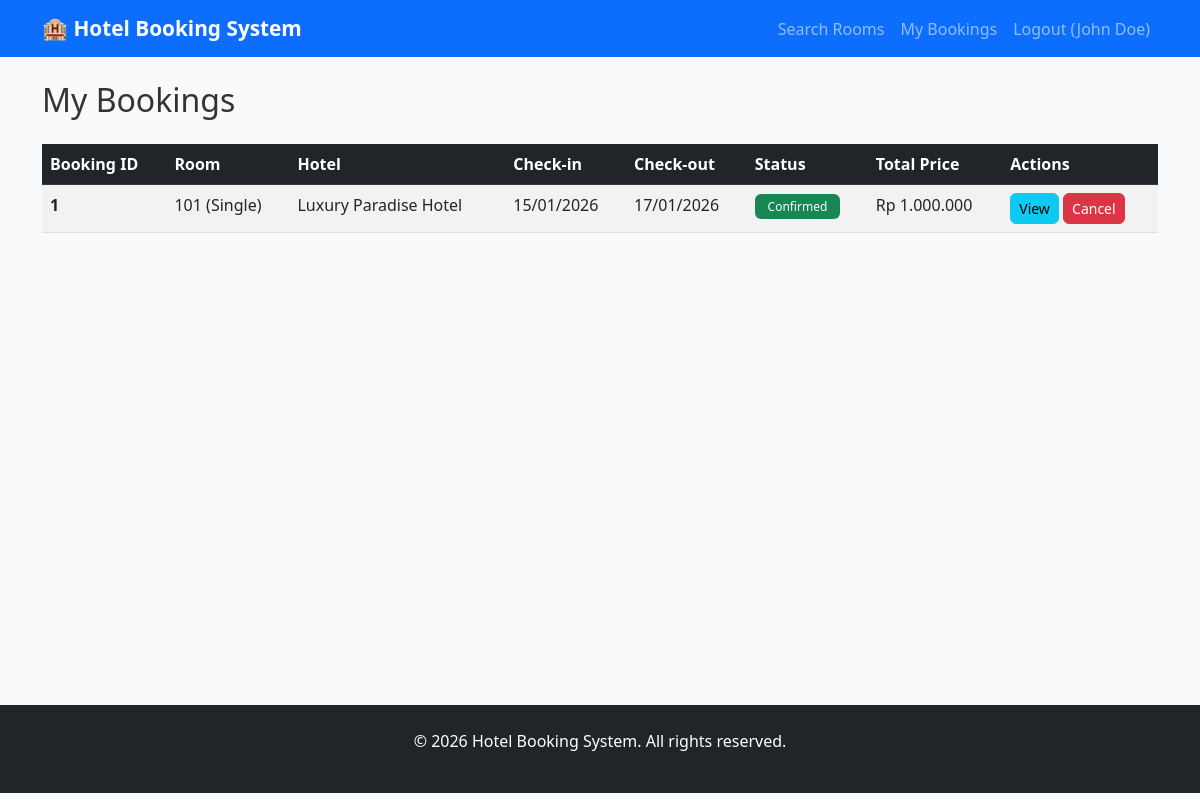
Page /pages/guest/my_bookings.php (signed in) on the committed database.
### tables this page shows
CREATE TABLE IF NOT EXISTS Bookings (
    booking_id INT AUTO_INCREMENT PRIMARY KEY,
    user_id INT NOT NULL,
    room_id INT NOT NULL,
    check_in_date DATE NOT NULL,
    check_out_date DATE NOT NULL,
    num_guests INT NOT NULL CHECK (num_guests > 0),
    booking_status ENUM('pending', 'confirmed', 'cancelled', 'completed') NOT NULL DEFAULT 'pending',
    total_price DECIMAL(10,2) NOT NULL CHECK (total_price >= 0),
    booking_date DATETIME DEFAULT CURRENT_TIMESTAMP,
    special_requests TEXT,
    FOREIGN KEY (user_id) REFERENCES Users(user_id) ON DELETE CASCADE,
    FOREIGN KEY (room_id) REFERENCES Rooms(room_id) ON DELETE CASCADE,
    INDEX idx_user_id (user_id),
    INDEX idx_room_id (room_id),
    INDEX idx_booking_status (booking_status),
    INDEX idx_check_in_date (check_in_date),
    INDEX idx_booking_date (booking_date)
);

CREATE TABLE IF NOT EXISTS Rooms (
    room_id INT AUTO_INCREMENT PRIMARY KEY,
    hotel_id INT NOT NULL,
    room_number VARCHAR(10) NOT NULL,
    room_type ENUM('single', 'double', 'suite') NOT NULL,
    capacity INT NOT NULL CHECK (capacity > 0),
    price_per_night DECIMAL(10,2) NOT NULL CHECK (price_per_night > 0),
    amenities TEXT,
    is_available BOOLEAN DEFAULT TRUE,
    floor_number INT,
    FOREIGN KEY (hotel_id) REFERENCES Hotels(hotel_id) ON DELETE CASCADE,
    UNIQUE KEY unique_room_per_hotel (hotel_id, room_number),
    INDEX idx_room_type (room_type),
    INDEX idx_availability (is_available)
);

CREATE TABLE IF NOT EXISTS Hotels (
    hotel_id INT AUTO_INCREMENT PRIMARY KEY,
    hotel_name VARCHAR(150) NOT NULL,
    location VARCHAR(200) NOT NULL,
    city VARCHAR(100) NOT NULL,
    phone VARCHAR(20),
    email VARCHAR(100),
    rating DECIMAL(2,1) DEFAULT 0,
    total_rooms INT,
    description TEXT,
    INDEX idx_city (city)
);

### classes/Database.php (called while the page is built, shortened)
<?php
class Database {
    private $conn;
    private $host;
    private $user;
    private $pass;
    private $db;
    public function __construct($host, $user, $pass, $db) {
        $this->host = $host;
        $this->user = $user;
        $this->pass = $pass;
        $this->db = $db;
    }
    private function connect() {
        try {
            $this->conn = new mysqli($this->host, $this->user, $this->pass, $this->db);
            $this->conn->set_charset("utf8mb4");
        } catch (Exception $e) {
            error_log("Database connection error: " . $e->getMessage());
            die("Database connection failed. Please try again later.");
        }
    }
    public function prepare($sql) {
        return $this->conn->prepare($sql);
    }
}
?>

### classes/Booking.php (called while the page is built, shortened)
<?php
require_once __DIR__ . '/../config/database.php';
class Booking {
    private $db;
    private $table = 'Bookings';
    public function __construct($database) {
        $this->db = $database;
    }
    public function getBookingsByUserId($userId) {
        try {
            $stmt = $this->db->prepare("SELECT b.*, r.room_number, r.room_type, h.hotel_name
                                        FROM {$this->table} b
                                        JOIN Rooms r ON b.room_id = r.room_id
                                        JOIN Hotels h ON r.hotel_id = h.hotel_id
                                        WHERE b.user_id = ?
                                        ORDER BY b.booking_date DESC");
            $stmt->bind_param("i", $userId);
            $stmt->execute();
            return $stmt->get_result()->fetch_all(MYSQLI_ASSOC);
        } catch (Exception $e) {
            error_log("Get user bookings error: " . $e->getMessage());
            return array();
        }
    }
}
?>

### includes/functions.php (called while the page is built, shortened)
<?php
require_once __DIR__ . '/../config/database.php';
function formatCurrency($amount) {
    return 'Rp ' . number_format($amount, 0, ',', '.');
}
function formatDate($date) {
    return date('d/m/Y', strtotime($date));
}
?>

### pages/guest/my_bookings.php (the view, shortened to what this page needs)
<?php
require_once __DIR__ . '/../../config/database.php';
require_once __DIR__ . '/../../includes/functions.php';
require_once __DIR__ . '/../../classes/Database.php';
require_once __DIR__ . '/../../classes/Booking.php';
$database = new Database(DB_HOST, DB_USER, DB_PASS, DB_NAME);
$bookingObj = new Booking($database);
$bookings = $bookingObj->getBookingsByUserId($_SESSION['user_id']);
include __DIR__ . '/../../includes/header.php';
?>
<h2 class="mb-4">My Bookings</h2>
<?php if (count($bookings) > 0): ?>
    <div class="table-responsive">
        <table class="table table-striped table-hover">
            <thead class="table-dark">
                <tr>
                    <th>Booking ID</th>
                    <th>Room</th>
                    <th>Hotel</th>
                    <th>Check-in</th>
                    <th>Check-out</th>
                    <th>Status</th>
                    <th>Total Price</th>
                    <th>Actions</th>
                </tr>
            </thead>
            <tbody>
                <?php foreach ($bookings as $booking): ?>
                    <tr>
                        <td><strong><?php echo $booking['booking_id']; ?></strong></td>
                        <td><?php echo $booking['room_number']; ?> (<?php echo ucfirst($booking['room_type']); ?>)</td>
                        <td><?php echo $booking['hotel_name']; ?></td>
                        <td><?php echo formatDate($booking['check_in_date']); ?></td>
                        <td><?php echo formatDate($booking['check_out_date']); ?></td>
                        <td>
                            <?php
                            $statusColor = 'secondary';
                            if ($booking['booking_status'] === 'confirmed') $statusColor = 'success';
                            elseif ($booking['booking_status'] === 'pending') $statusColor = 'warning';
                            elseif ($booking['booking_status'] === 'cancelled') $statusColor = 'danger';
                            elseif ($booking['booking_status'] === 'completed') $statusColor = 'info';
                            ?>
                            <span class="badge bg-<?php echo $statusColor; ?>"><?php echo ucfirst($booking['booking_status']); ?></span>
                        </td>
                        <td><?php echo formatCurrency($booking['total_price']); ?></td>
                        <td>
                            <a href="<?php echo SITE_URL; ?>pages/guest/confirmation.php?booking_id=<?php echo $booking['booking_id']; ?>" class="btn btn-sm btn-info">View</a>
                            <?php if ($booking['booking_status'] === 'pending' || $booking['booking_status'] === 'confirmed'): ?>
                                <form method="POST" action="" style="display:inline;">
                                    <button type="submit" class="btn btn-sm btn-danger" onclick="return confirm('Are you sure?')">Cancel</button>
                                </form>
                            <?php endif; ?>
                        </td>
                    </tr>
                <?php endforeach; ?>
            </tbody>
        </table>
    </div>
<?php else: ?>
    <div class="alert alert-info">
        <strong>No bookings yet.</strong> <a href="<?php echo SITE_URL; ?>pages/guest/search_rooms.php">Start by searching for rooms</a>
    </div>
<?php endif; ?>
<?php include __DIR__ . '/../../includes/footer.php'; ?>

### assets/css/style.css (style rules this page uses)
:root { --primary-color: #0d6efd; --success-color: #198754; --danger-color: #dc3545; --warning-color: #ffc107; --info-color: #0dcaf0; }
* { margin: 0; padding: 0; box-sizing: border-box; }
body { font-family: 'Segoe UI', Tahoma, Geneva, Verdana, sans-serif; background-color: #f8f9fa; color: #333; }
.btn { border-radius: 0.375rem; font-weight: 500; transition: all 0.3s ease; }
.table { background-color: white; border-radius: 0.375rem; }
.table thead { background-color: #333; color: white; }
.table tbody tr { transition: background-color 0.2s ease; }
.badge { padding: 0.4rem 0.8rem; border-radius: 0.375rem; font-weight: 500; }

### rows in the picture
bookings: booking_id "1", room.room_number "101", room.room_type "Single", hotels.hotel_name "Luxury Paradise Hotel", check_in_date "15/01/2026", check_out_date "17/01/2026", booking_status "Confirmed", total_price "Rp 1.000.000"

### other values in the picture
SITE_NAME "Hotel Booking System"
$_SESSION['full_name'] "John Doe"
